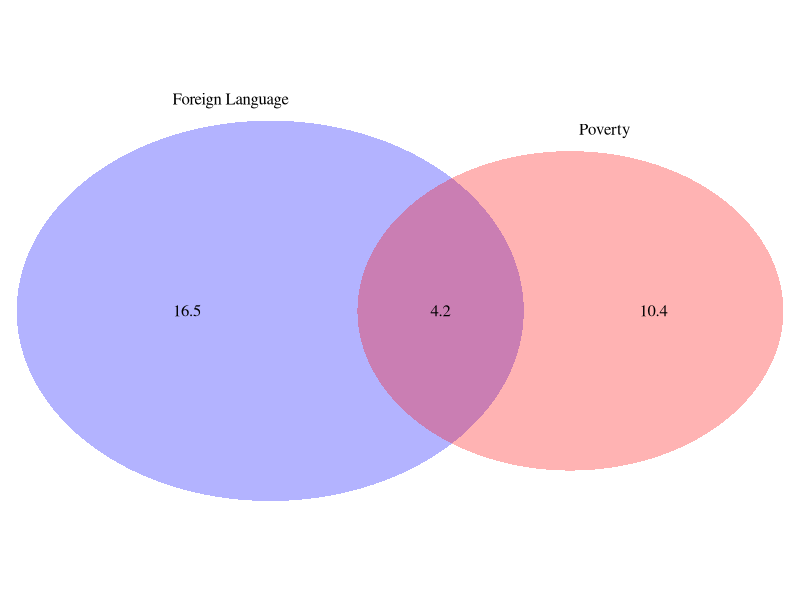
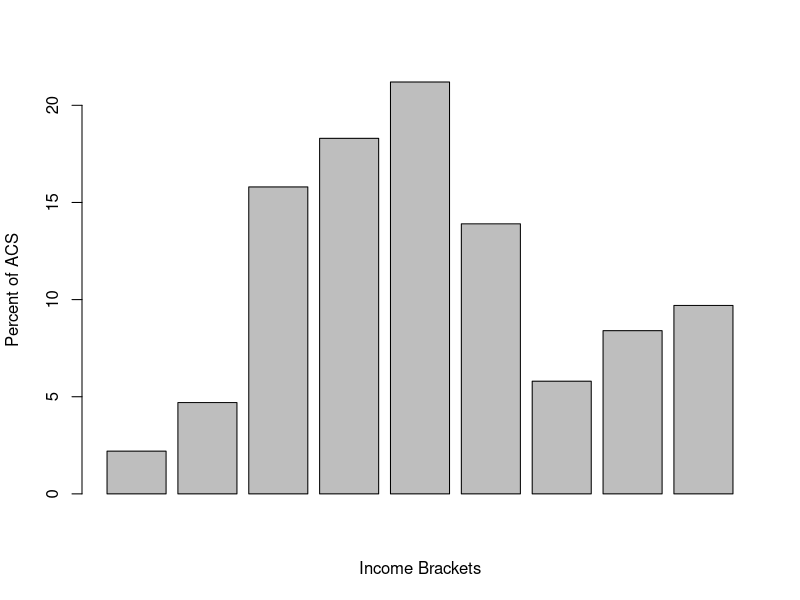

These charts were generated, in order, by the following R code:
## ---- chunk 1
knitr::opts_chunk$set(echo = TRUE)
## ---- chunk 2
sumsof5 <- 4
## ---- chunk 3
# Outcomes of 1 die
die_outcomes <- 6
#Total outcomes
totaloutcomes <- die_outcomes*die_outcomes
## ---- chunk 4
# This is equal to 4/36
prob_sumof5 <- sumsof5 / totaloutcomes
## ---- chunk 5
percent_probsumof5 <- prob_sumof5*100
## ---- chunk 6
sumof12 <- 1
prob_sumof12 <- sumof12 / totaloutcomes
prob_sumof12
## ---- chunk 7
percent_probsumof12 <- prob_sumof12*100
percent_probsumof12
## ---- chunk 8
library(VennDiagram)
grid.newpage()
draw.pairwise.venn(20.7, 14.6, 4.2, category = c("Foreign Language", "Poverty"), lty = rep("blank", 2), fill = c("blue", "red"), alpha = rep(.3, 1), cat.pos = c(-8, 8))
## ---- chunk 9
Poverty <- 14.6
ForeignLan <- 20.7
Both <- 4.2
# We assume here that if they are not speaking a language other than 
# English at home, they are only speaking English at home. 
Eng_Poverty <- (Poverty - Both)
Eng_Poverty
## ---- chunk 10
Poverty_OR_ForeignLang <- (sum(Poverty, ForeignLan) - Both)
Poverty_OR_ForeignLang
## ---- chunk 11
100 - 14.6
## ---- chunk 12
20.7 - 4.2
## ---- chunk 13
85.4 - 16.5 
## ---- chunk 14
Multiplication_Test <- (Eng_Poverty * (ForeignLan - 4.2)/100)
Multiplication_Test
## ---- chunk 15
# male respondents with blue eyes is 114
male_blue <- 114
# female partners with blue eyes is 78 + 19 + 11
female_blue <- sum(78,19,11)
# Total (male) respondents
total_responses <- 204*2
P_blueeyes <- (female_blue + male_blue) / total_responses
P_blueeyes
## ---- chunk 16
# P male with blue eyes has a partner with blue eyes
# female partners with blue eyes is 78
# total male respondents with blue eyes is 114?
78/114
## ---- chunk 17
# P male with brown eyes having a partner with blue eyes
# female partners with blue eyes is 19
# total male respondents with brown eyes is 54?
19/54 
## ---- chunk 18
# P male with green eyes having a partner with blue eyes
# female partners with green eyes is 11
# total male respondents with green eyes is 36?
11/36 
## ---- chunk 19
(114/204) * (108/204)
## ---- chunk 20
78/204
## ---- chunk 21
(41/204)*(36/204)
## ---- chunk 22
16/204
## ---- chunk 23
(55/204) * (54/204)
## ---- chunk 24
(23/204)
## ---- chunk 25
28/95
## ---- chunk 26
59/94
## ---- chunk 27
(28/95)*(59/95)
## ---- chunk 28
72/95
## ---- chunk 29
28/94
## ---- chunk 30
27/94
## ---- chunk 31
(72/95)*(28/94)
## ---- chunk 32
(28/95)*(72/95)
## ---- chunk 33
carryon_cost <- 0
check1_cost <- 25
check2_cost <- 35
checked_fees <- c(carryon_cost, check1_cost, check2_cost)
# convert the percents to decimals prior to using them in the calculation
passenger_percent <- c(0.54, 0.34, 0.12)
avg_per_person <- sum(checked_fees * passenger_percent)
avg_per_person
## ---- chunk 34
# Takes the square root of the variance function
# Uses average revenue per person as the mean
std_deviation <- sqrt(0.54*(0-avg_per_person)^2 + 0.34*(25-avg_per_person)^2 + 0.12*(35-avg_per_person)^2)
## ---- chunk 35
avg_revnue_120 <- 120*12.7
## ---- chunk 36
no_check <- 120*.54
one_check <- 120*.34
two_check  <- 120*.12
no_check
one_check
two_check
## ---- chunk 37
revenue_no_check <- (no_check * carryon_cost)
revenue_one_check <- (one_check * check1_cost)
revenue_two_check <- (two_check * check2_cost)
total_revenue_at120 <- sum(revenue_no_check, revenue_one_check, revenue_two_check)
total_revenue_at120
## ---- chunk 38
variance <- (std_deviation^2)
variance
## ---- chunk 39
sqrt(variance*120)
## ---- chunk 40
frequencies <- c(2.2,4.7,15.8,18.3,21.2,13.9,5.8,8.4,9.7)
barplot(frequencies, xlab = "Income Brackets", ylab = "Percent of ACS", title = "U.S. Income")
## ---- chunk 41
income_cat <- c("$1 to $9,999","$10,000 to $14,999","$15,000 to $24,999","$25,000 to $34,999","$35,000 to $49,999","$50,000 to $64,999","$65,000 to $74,999","$75,000 to $99,999","$100,000 or more")
USincome <- data.frame(income_cat, frequencies)
USincome
## ---- chunk 42
lessthan50k <- sum(USincome[1:5, 2])
lessthan50k
## ---- chunk 43
female_lessthan50k <- (lessthan50k/100) * (41/100)
female_lessthan50k
## ---- chunk 44
female_lessthan50k
real_female_lessthan50k <- (71.8/100)
real_female_lessthan50k
